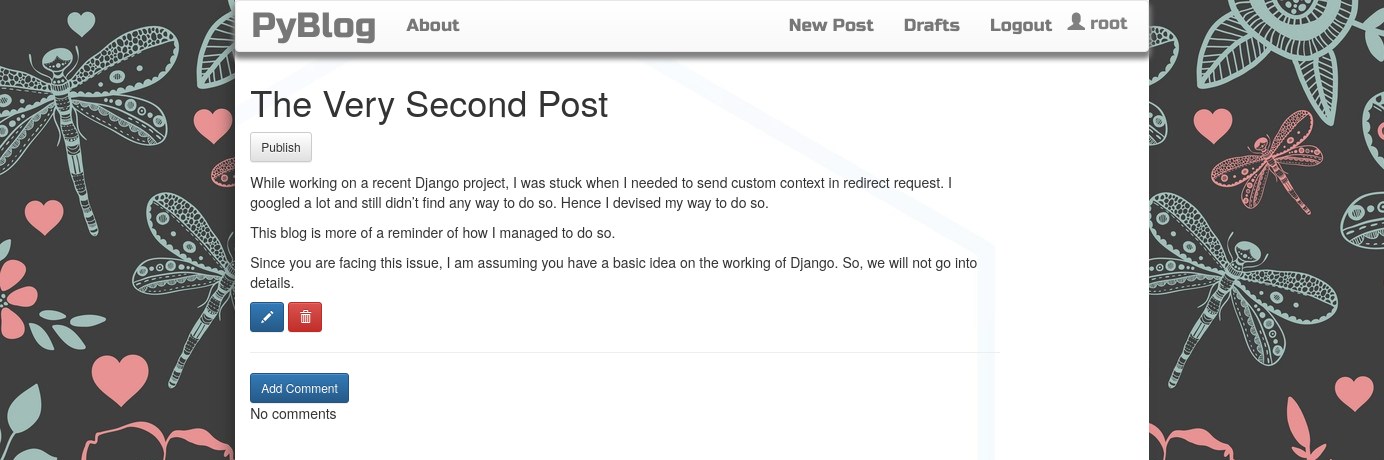
The app's page /post/4/ (signed in) with its own data.
### blog/models.py (models this page shows, shortened)
class Post(models.Model):
    author = models.ForeignKey("auth.user", on_delete=models.DO_NOTHING)
    title = models.CharField(max_length=200)
    text = models.TextField()
    time_stamp = models.DateField(default=timezone.now)
    published_date = models.DateField(blank=True, null=True)

### blog/views.py (the view)
# urls.py: path("post/<pk>/", views.PostDetailView.as_view(), name="post_detail"),
class PostDetailView(DetailView):
    model = models.Post

### blog/templates/blog/post_detail.html (shortened to what this page needs)
{% extends 'blog/base.html' %}
{% block content %}
<h1 class="posttitle">
    {{post.title}}
</h1>
{% if post.published_date %}
<div class="date postdate">
    {{post.published_date}}
</div>
{% else %}
<a href="{% url 'post_publish' pk=post.pk %}" class="btn btn-default btn-sm" >Publish</a>
{% endif %}
<p class="postcontent">
    {{post.text | safe | linebreaksbr}}
</p>
{% if user.is_authenticated %}
<a href="{% url 'post_edit' pk=post.pk %}" class="btn btn-primary btn-sm">
    <span class="glyphicon glyphicon-pencil"></span>
</a>
<a href="{% url 'post_delete' pk=post.pk %}" class="btn btn-danger btn-sm">
    <span class="glyphicon glyphicon-trash"></span>
</a>
{%endif%}
<hr>
<a class="btn btn-primary btn-comment btn-sm" href="{% url 'add_comment_to_post' pk=post.pk %}">
    Add Comment
</a>
 {% for comment in post.comments.all %}
<br>
{% if user.is_authenticated %}
{{ comment.time_stamp }}
{% if not comment.approved_comment %}
<a href="{% url 'comment_remove' pk=comment.pk %}" class="btn btn-danger btn-sm">
    <span class="glyphicon glyphicon-remove"></span>
</a>
<a href="{% url 'comment_approve' pk=comment.pk %}" class="btn btn-primary btn-sm">
    <span class="glyphicon glyphicon-ok"></span>
</a>
{% endif %}
<p>{{ comment.text | safe | linebreaks }}</p>
<p>Posted by: {{ comment.author }}</p>
{% endif %}
{% empty %}
<p> No comments </p>
{% endfor %}
{% endblock %}

### blog/templates/blog/base.html (shortened to what this page needs)
<!DOCTYPE html> {% load staticfiles %}
<html lang="en">
<head>
    <link rel="stylesheet" href="https://maxcdn.bootstrapcdn.com/bootstrap/3.3.7/css/bootstrap.min.css"
>
    <link rel="stylesheet" href="https://maxcdn.bootstrapcdn.com/bootstrap/3.3.7/css/bootstrap-theme.min.css"
>
    <link rel="stylesheet" href="//cdn.jsdelivr.net/npm/medium-editor@latest/dist/css/medium-editor.min.css"
          type="text/css" media="screen" charset="utf-8">
    <link rel="stylesheet" href="{% static 'css/blog.css'%}">
</head>
<body>
<nav class="navbar navbar-default sticky-top techfont custom-navbar">
    <ul class="nav navbar-nav">
        <li><a class="navbar-brand bigbrand" href="{% url 'post_list'%} ">PyBlog</a></li>
        <li><a href="{% url 'about'%}">About</a></li>
    </ul>
    <ul class=" nav navbar-nav navbar-right ul-nav">
        {% if user.is_authenticated %}
        <li><a href="{% url 'post_new'%}">New Post</a></li>
        <li><a href="{% url 'post_drafts'%}">Drafts</a></li>
        <li><a href="{% url 'logout'%}">Logout</a></li>
        <li class="user"><span class="glyphicon glyphicon-user"></span> {{ user.username }}</li>
        {% else %}
        <li><a href="{% url 'login'%}">Login</a></li>
        {%endif%}
    </ul>
</nav>
<div class="content container">
    <div class="row">
        <div class="col-md-8">
            <div class="blog_posts">
                {% block content %}
                {% endblock %}
            </div>
        </div>
    </div>
</div>
</body>
</html>

### blog/static/css/blog.css (style rules this page uses)
html { background: url('../img/bg-1.jpg') }
body { margin-right: 17%; margin-left:17%; min-height: 100vh -webkit-box-shadow: -9px 10px 18px -10px rgba(36,36,36,1); -moz-box-shadow: -9px 10px 18px -10px rgba(36,36,36,1); box-shadow: -9px 10px 18px -10px rgba(36,36,36,1); position:absolute; top:0; bottom:0; right:0; left:0; background: url('../img/bg-2.jpg'); }
.bigbrand { font-size : 2em; }
.techfont { font-family: 'Russo One', sans-serif; font-size :1.25em; margin-bottom :10px; }
.ul-nav { padding-right:15px }
.user { margin-top:10px; margin-bottom:-25px; margin-right: 20px ; vertical-align: baseline; color: gray }
.custom-navbar { -webkit-box-shadow: 0px 5px 5px 2px rgba(128,128,128,1); -moz-box-shadow: 0px 5px 5px 2px rgba(128,128,128,1); box-shadow: 0px 5px 5px 2px rgba(128,128,128,1); }

### records on screen
Post: title "The Very Second Post", text "While working on a recent Django project, I was stuck when I needed to send custom context in redirect request. I googled a lot and still didn’t find any way to do so. Hence I devised my way to do so. This blog is more of a reminder of how I managed to do so. Since you are facing this issue, I am assuming you have a basic idea on the working of Django. So, we will not go into details."

### other values on screen
{{ user.username }} "root"
